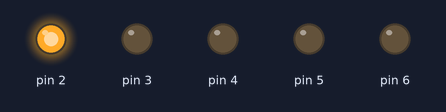
Simulated run of this sketch. Board: Arduino Uno, built with avr-gcc and run on an emulated ATmega328P. Shown: output pins drawn as LEDs (lit = HIGH).

Above: at 0.5 s.
At 2.5 s:
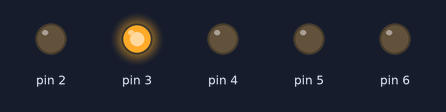
At 4.5 s:
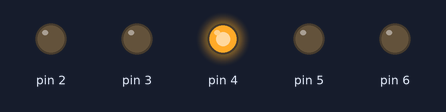
At 6.5 s:
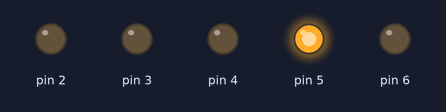
At 8.5 s:
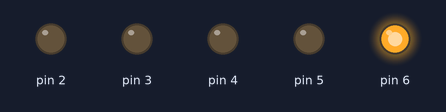
At 11.5 s:
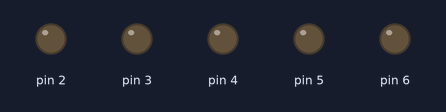
Timing chart, 0 to 13.0 s (numbered marks = the images above):
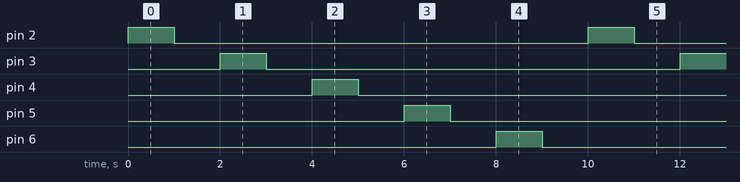

Measured:
- by itself, pin 2–6: alternates HIGH for 1.0 s and LOW for 9.0 s
- by itself, everything shown: repeats every 10.0 s, in 10 steps

The sketch:

Task_3.ino
```cpp
void setup() {
  for (int i = 2; i <= 6; i++){
    pinMode(i, OUTPUT);
  }
}

void loop() {
  for(int i = 2; i <=6; i++){
    digitalWrite(i, HIGH);
    delay(1000);
    digitalWrite(i, LOW);
    delay (1000);
  }
}
```
